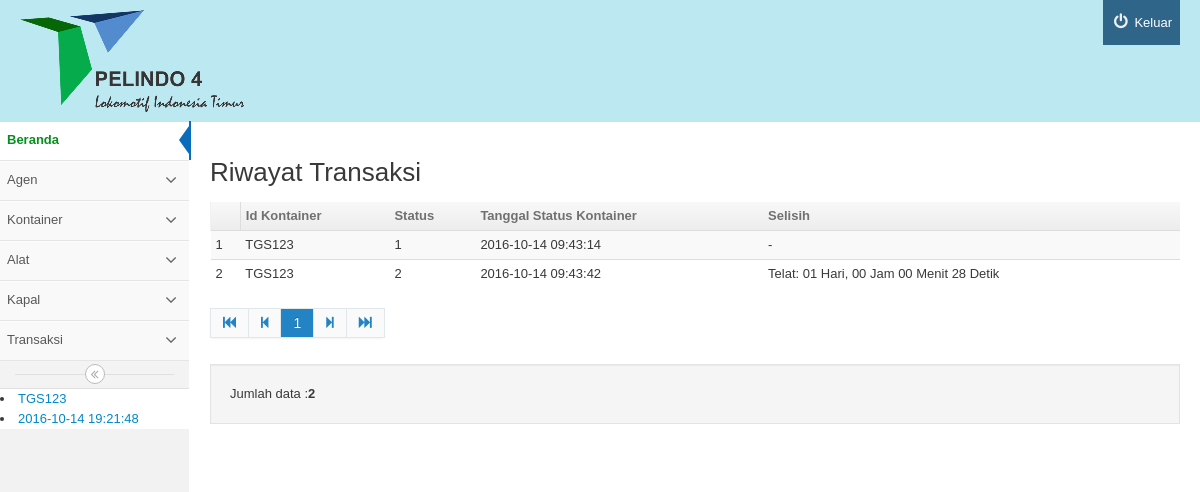
The app's page /admin/index.php?mod=invoice&pg=ts_riwayat&id=TGS123 (signed in) with its own data.
### tables this page shows
CREATE TABLE IF NOT EXISTS `status` (
  `idkontainer` varchar(20) NOT NULL,
  `status` varchar(20) NOT NULL,
  `tanggal` varchar(25) NOT NULL
);

### admin/invoice/ts_riwayat.php (the view, shortened to what this page needs)
<div>
	<h2 id="headings"> Riwayat Transaksi</h2>
	<table  class="table table-striped table-condensed">
		<thead>
			<th><td><b>Id Kontainer </b></td><td><b>Status</b></td><td><b>Tanggal Status Kontainer</b></td><td><b>Selisih</b></td></th>
		</thead>
		<tbody>
<?php
$batas='10';
$halaman=$_GET['halaman'];
$posisi=null;
if(empty($halaman)){
$posisi=0;
}else{
$posisi=($halaman-1)* $batas;
}
if(isset($_GET['id'])) {
$id=$_GET['id'];
$query="select * from status where idkontainer='$id'
 limit $posisi,$batas ";
$result=mysql_query($query) or die(mysql_error());
$num = 1;
while($rows=mysql_fetch_object($result)){
			?>
			<tr>
				<td><? echo $posisi+$num?></td>
				<td><?		echo $rows ->idkontainer;?></td>
				<td><?		echo $rows ->status;?></td>
				<td><?		echo $rows ->tanggal;?></td>
				<td><?
						if($num == 1) {
							echo "-";
						}  else {
							$nowdate = strtotime($rows ->tanggal);
							$diffdate = $nowdate - $beforedate;
							echo "Telat: ".date("d", $diffdate)." Hari, ".date("H", $diffdate)." Jam ".date("i", $diffdate);
							echo " Menit ".date("s", $diffdate)." Detik";
						}
						$beforedate = strtotime($rows ->tanggal);
				?></td>
			</tr>
			<?	$num++;}?>
			<?}else{ echo '<script> alert("id kontainer tidak ditemukan.") </script>';}?>
		</tbody>
	</table>
	<?php
$tampil2 = mysql_query("SELECT idkontainer from status where idkontainer='$id'");
$jmldata = mysql_num_rows($tampil2);
?>
<div class='pagination'>
	<ul>
	</ul>
</div>
<div class='well'>Jumlah data :<strong><?=$jmldata;?> </strong></div>
</div>

### css/style1/css/style6.css (style rules this page uses)
body { font-family: 'Ubuntu', sans-serif; }
body { font-family: Arial,Verdana,sans-serif }

### records on screen
status: num "1", idkontainer "TGS123", status "1", tanggal "2016-10-14 09:43:14"
status: num "2", idkontainer "TGS123", status "2", tanggal "2016-10-14 09:43:42", diffdate "01", diffdate "00", diffdate "28"

### other values on screen
$row[0] "TGS123"
$row[0] "2016-10-14 19:21:48"
$halaman "1"
$jmldata "2"
